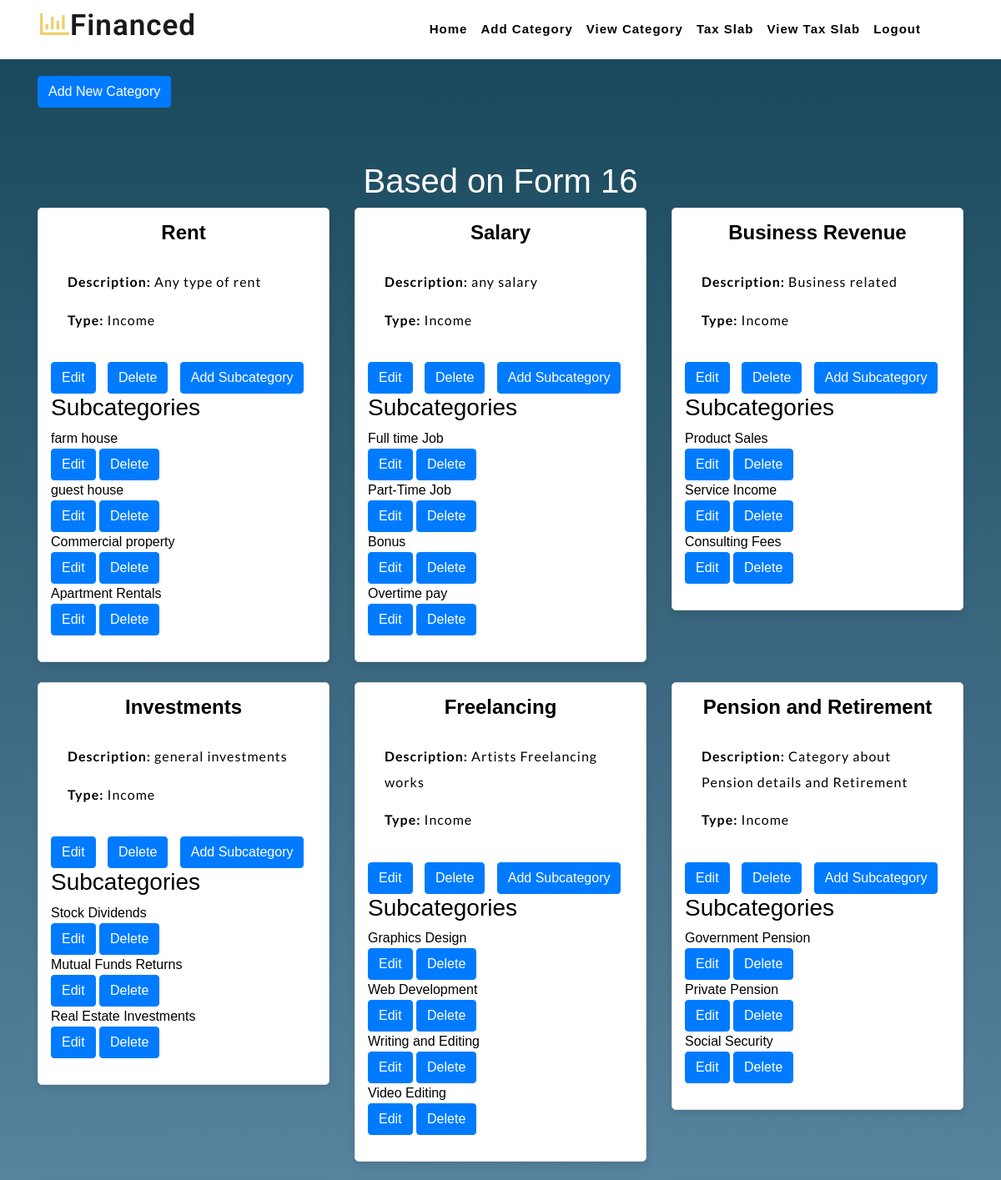
The page /view_categories/ (signed in, upper part) on the database its author committed.
### category/models.py (models this page shows, shortened)
class Category(models.Model):
    user = models.ForeignKey(
        settings.AUTH_USER_MODEL,
        on_delete=models.CASCADE
    )
    title = models.CharField(max_length=100)
    description = models.TextField()
    type = models.CharField(
        max_length=20,
        choices=[('Income', 'Income'), ('Expense', 'Expense')]
    )
    max_limit = models.DecimalField(max_digits=10, decimal_places=2)
    def __str__(self):
        return self.title  # Displaying the title of the category

class SubCategory(models.Model):
    user = models.ForeignKey(
        settings.AUTH_USER_MODEL,
        on_delete=models.SET_NULL,
        null=True,
        blank=True
    )
    category = models.ForeignKey(
        'Category',
        related_name='subcategories',
        on_delete=models.CASCADE
    )
    title = models.CharField(max_length=100)

### category/views.py (the view)
# urls.py: path('view_categories/', views.view_categories, name='view_categories'),
def view_categories(request):
    categories=None
    ad_categories = Category.objects.filter(user__usertype=1)
    print( ad_categories,"adddddddd")
    if request.user.usertype == 0:
        categories = Category.objects.filter(user=request.user)
        print(categories,"catt")
    return render(request, 'view_categories.html', {
        'categories': categories,
        'ad_categories':ad_categories
    })

### category/templates/view_categories.html (shortened to what this page needs)
{% load static %}
{% include 'header.html' %}
<link rel="stylesheet" href="{% static 'css/view.css' %}">
<div class="body1">
    <div class="container">
        <a class="btn btn-primary mb-3" href="{% url 'add_category' %}">Add New Category</a>
        <div class="row mt-5">
            <div class="col-12">
                <h1 style="color: white; text-align: center;">Based on Form 16</h1>
                <div class="row">
                    {% for category in ad_categories %}
                        {% if category.type in 'Expense Income' %}
                            <div class="col-sm-12 col-md-6 col-lg-4 mb-4">
                                <div class="category-card">
                                    <div class="card-header1">
                                        <h2>{{ category.title }}</h2>
                                    </div>
                                    <div class="card-body">
                                        <p><strong>Description:</strong> {{ category.description|truncatewords:20 }}</p>
                                        <p><strong>Type:</strong> {{ category.type }}</p>
                                    </div>
                                    <div class="card-actions">
                                        {% if request.user.usertype == 1 %}
                                            <a href="{% url 'edit_category' category.id %}" class="btn btn-primary">Edit</a>
                                            <a href="{% url 'delete_category' category.id %}" class="btn btn-primary">Delete</a>
                                            <a href="{% url 'add_subcategory' category.id %}" class="btn btn-primary">Add Subcategory</a>
                                        {% endif %}
                                    </div>
                                    <div class="card-subcategories">
                                        <ul>
                                            <h3>Subcategories</h3>
                                            {% for subcategory in category.subcategories.all %}
                                                <li>{{ subcategory.title }}</li>
                                                {% if request.user.usertype == 1 %}
                                                    <a href="{% url 'edit_subcategory' subcategory.id %}" class="btn btn-primary">Edit</a>
                                                    <a href="{% url 'delete_subcategory' subcategory.id %}" class="btn btn-primary">Delete</a>
                                                {% endif %}
                                            {% endfor %}
                                        </ul>
                                    </div>
                                </div>
                            </div>
                        {% endif %}
                    {% endfor %}
                </div>
            </div>
        </div>
    </div>
</div>
{% include 'footer.html' %}

### user_app/static/css/styles.css (style rules this page uses)
body { padding: 0; margin: 0; background: #FFF; font-family: 'Lato', sans-serif; }
body a { transition: 0.5s all; -webkit-transition: 0.5s all; -moz-transition: 0.5s all; -o-transition: 0.5s all; -ms-transition: 0.5s all; text-decoration: none; }
h1, h2, h3, h4, h5, h6 { margin: 0; padding: 0; font-family: 'Roboto', sans-serif; }
p { margin: 0; padding: 0; font-size: 15px; letter-spacing: 1px; line-height: 1.9; color: #999; font-family: 'Lato', sans-serif; }
ul, ol { margin: 0; padding: 0; }

### user_app/static/css/personal_report.css (style rules this page uses)
body { font-family: Arial, sans-serif; }

### user_app/static/css/reg.css (style rules this page uses)
h2 { text-align: center; color: #333333; font-size: 24px; margin-bottom: 1.5rem; }

### user_app/static/css/tax.css (style rules this page uses)
.body1 { color: black; font-family: Arial, sans-serif; background: linear-gradient(to bottom, #1a495d, #B3D9FF); }

### user_app/static/css/view.css (style rules this page uses)
.body1 { color: black; width: 100%; font-family: Arial, sans-serif; background: linear-gradient(to bottom, #1a495d, #B3D9FF); padding: 20px; }
.category-card h2 { color: black; font-size: 1.5rem; font-weight: bold; margin-bottom: 10px; }
.category-card p { color: black; font-size: 1rem; margin-bottom: 15px; }
.card-subcategories ul { list-style-type: none; padding: 0; }
.card-subcategories li { color: black; font-size: 1rem; }
.card-actions a { color: white; text-decoration: none; margin-right: 10px; }
.category-card { flex: 1; background-color: white; border: 1px solid #ddd; border-radius: 5px; padding: 15px; box-shadow: 0 4px 8px rgba(0, 0, 0, 0.1); min-width: 100px; }
.card-subcategories ul li { font-style: normal; color: black; }

### rows shown on the page
Category: title "Rent", description "Any type of rent", type "Income"
SubCategory: title "farm house"
SubCategory: title "guest house"
SubCategory: title "Commercial property"
SubCategory: title "Apartment Rentals"
Category: title "Salary", description "any salary", type "Income"
SubCategory: title "Full time Job"
SubCategory: title "Part-Time Job"
SubCategory: title "Bonus"
SubCategory: title "Overtime pay"
Category: title "Business Revenue", description "Business related", type "Income"
SubCategory: title "Product Sales"
SubCategory: title "Service Income"
SubCategory: title "Consulting Fees"
Category: title "Investments", description "general investments", type "Income"
SubCategory: title "Stock Dividends"
SubCategory: title "Mutual Funds Returns"
SubCategory: title "Real Estate Investments"
Category: title "Freelancing", description "Artists Freelancing works", type "Income"
SubCategory: title "Graphics Design"
SubCategory: title "Web Development"
SubCategory: title "Writing and Editing"
SubCategory: title "Video Editing"
Category: title "Pension and Retirement", description "Category about Pension details and Retirement", type "Income"
SubCategory: title "Government Pension"
SubCategory: title "Private Pension"
SubCategory: title "Social Security"
